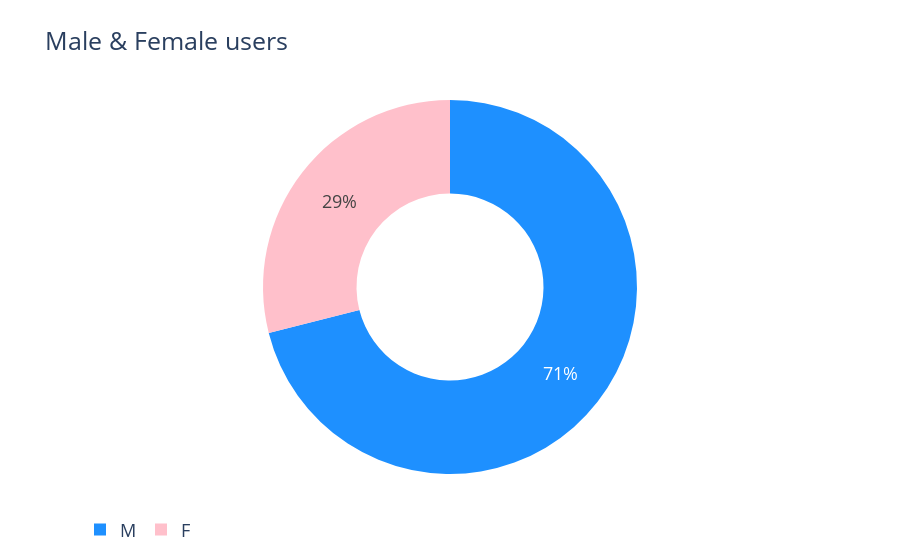

Notebook cell for this chart:
### Code cell
gender_counts = user['gender'].value_counts()

colors1 = ['dodgerblue', 'pink']

pie = go.Pie(labels=gender_counts.index,
             values=gender_counts.values,
             marker=dict(colors=colors1),
             hole=0.5)

layout = go.Layout(title='Male & Female users', font=dict(size=18), legend=dict(orientation='h'))

fig = go.Figure(data=[pie], layout=layout)
py.iplot(fig)

### Figure 1 — Plotly figure (JSON) as saved in the notebook; plotly's stock layout.template omitted (floating-point values rounded to 4 significant figures)
{"data": [{"hole": 0.5, "labels": ["M", "F"], "marker": {"colors": ["dodgerblue", "pink"]}, "type": "pie", "values": [670, 273]}], "layout": {"font": {"size": 18}, "legend": {"orientation": "h"}, "title": {"text": "Male & Female users"}}}
